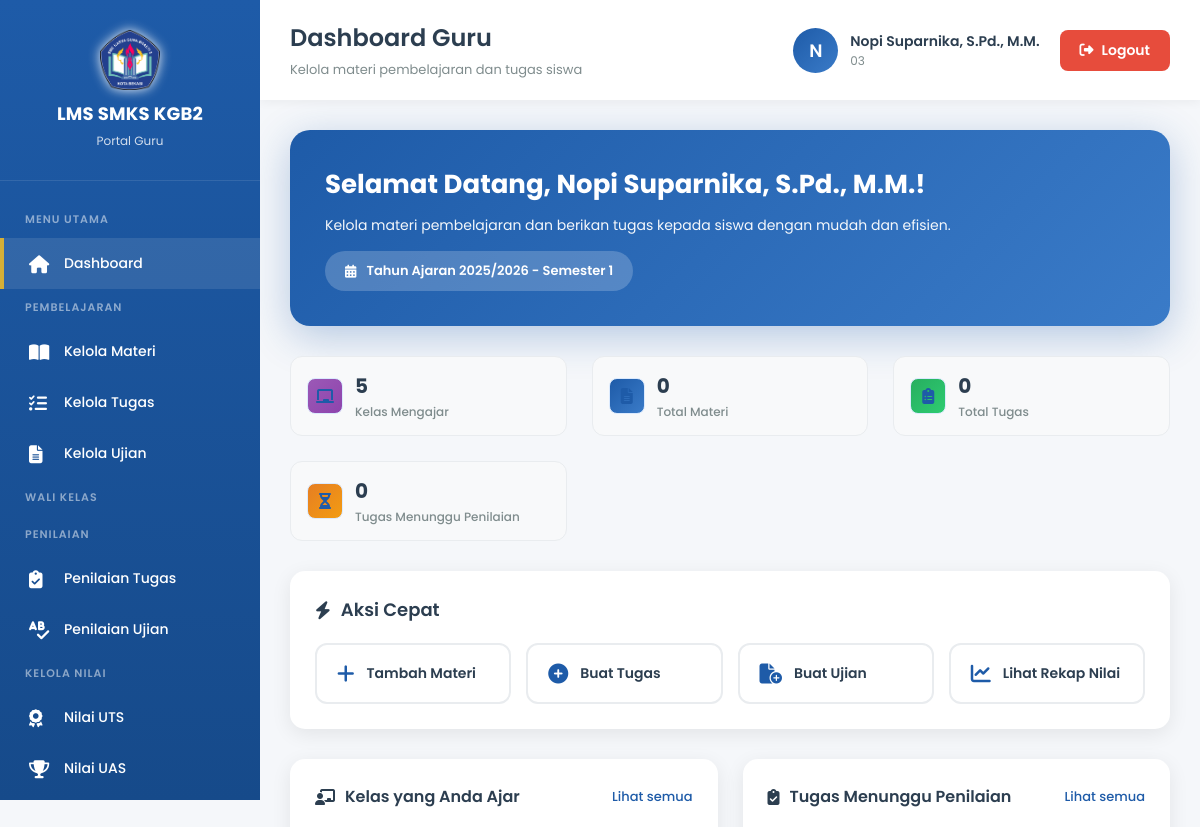
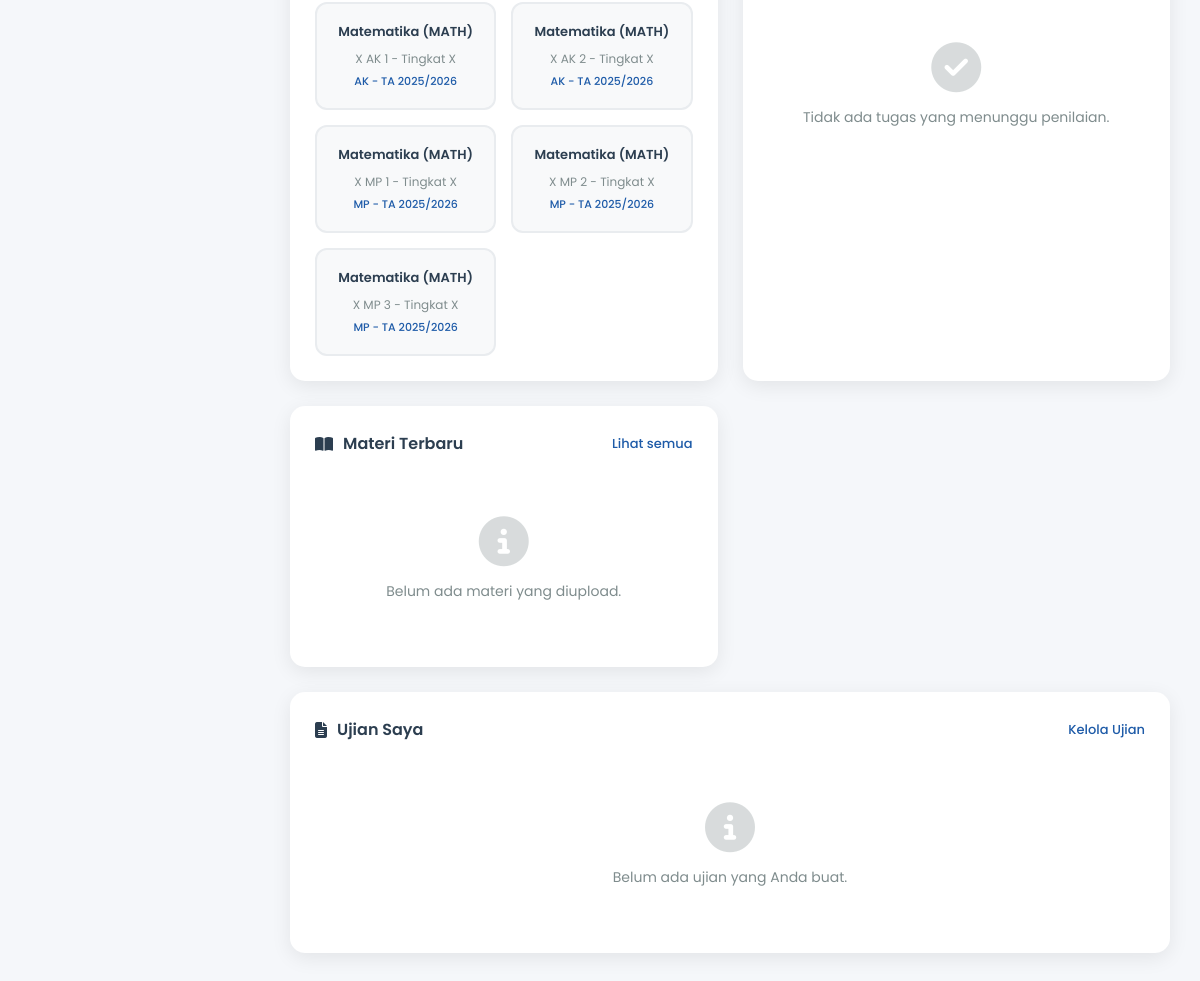
Page /guru/dashboard.php (signed in) on the committed database (2 pictures, top to bottom).
### tables this page shows
CREATE TABLE `tahun_ajaran` (
  `id` int(11) NOT NULL,
  `nama_tahun_ajaran` varchar(20) NOT NULL,
  `semester` enum('1','2') NOT NULL DEFAULT '1',
  `tanggal_mulai` date NOT NULL,
  `tanggal_selesai` date NOT NULL,
  `is_active` tinyint(1) NOT NULL DEFAULT 0,
  `created_at` timestamp NOT NULL DEFAULT current_timestamp(),
  `updated_at` timestamp NOT NULL DEFAULT current_timestamp() ON UPDATE current_timestamp()
);

CREATE TABLE `assignment_guru` (
  `id` int(11) NOT NULL,
  `guru_id` int(11) NOT NULL,
  `mapel_id` int(11) NOT NULL,
  `kelas_id` int(11) NOT NULL,
  `tahun_ajaran_id` int(11) NOT NULL,
  `kkm` int(11) DEFAULT NULL,
  `created_at` timestamp NOT NULL DEFAULT current_timestamp(),
  `updated_at` timestamp NOT NULL DEFAULT current_timestamp() ON UPDATE current_timestamp()
);

CREATE TABLE `mata_pelajaran` (
  `id` int(11) NOT NULL,
  `kode_mapel` varchar(20) NOT NULL,
  `nama_mapel` varchar(100) NOT NULL,
  `kategori` enum('Umum','Produktif','Muatan Lokal') NOT NULL,
  `created_at` timestamp NOT NULL DEFAULT current_timestamp(),
  `updated_at` timestamp NOT NULL DEFAULT current_timestamp() ON UPDATE current_timestamp()
);

CREATE TABLE `kelas` (
  `id` int(11) NOT NULL,
  `tingkat` enum('X','XI','XII') NOT NULL,
  `jurusan_id` int(11) NOT NULL,
  `rombel` int(2) NOT NULL,
  `nama_kelas` varchar(50) NOT NULL,
  `wali_kelas_id` int(11) DEFAULT NULL,
  `created_at` timestamp NOT NULL DEFAULT current_timestamp(),
  `updated_at` timestamp NOT NULL DEFAULT current_timestamp() ON UPDATE current_timestamp()
);

CREATE TABLE `jurusan` (
  `id` int(11) NOT NULL,
  `kode_jurusan` varchar(10) NOT NULL,
  `nama_jurusan` varchar(100) NOT NULL,
  `singkatan` varchar(10) NOT NULL,
  `deskripsi` text DEFAULT NULL,
  `created_at` timestamp NOT NULL DEFAULT current_timestamp(),
  `updated_at` timestamp NOT NULL DEFAULT current_timestamp() ON UPDATE current_timestamp()
);

### guru/dashboard.php (the view, shortened to what the rows shown need)
<?php
require_once '../config/database.php';
require_once '../includes/functions.php';
$guru_id = $_SESSION['user_id'];
$tahun_ajaran_aktif = get_tahun_ajaran_aktif();
$sql_kelas = "SELECT ag.id as assignment_id,
                     mp.nama_mapel, mp.kode_mapel,
                     k.nama_kelas, k.tingkat,
                     j.nama_jurusan, j.singkatan,
                     ta.nama_tahun_ajaran
              FROM assignment_guru ag
              JOIN mata_pelajaran mp ON ag.mapel_id = mp.id
              JOIN kelas k ON ag.kelas_id = k.id
              JOIN jurusan j ON k.jurusan_id = j.id
              JOIN tahun_ajaran ta ON ag.tahun_ajaran_id = ta.id
              WHERE ag.guru_id = '$guru_id'";
if ($tahun_ajaran_aktif) {
    $sql_kelas .= " AND ag.tahun_ajaran_id = '{$tahun_ajaran_aktif['id']}'";
}
$sql_kelas .= " ORDER BY k.tingkat, k.nama_kelas, mp.nama_mapel";
$result_kelas = query($sql_kelas);
$kelas_list = fetch_all($result_kelas);
?>
<!DOCTYPE html>
<html lang="id">
<head>
    <link rel="stylesheet" href="https://cdnjs.cloudflare.com/ajax/libs/font-awesome/6.4.0/css/all.min.css">
</head>
<body>
    <aside class="sidebar">
        <div class="sidebar-header">
            <h2>LMS SMKS KGB2</h2>
        </div>
    </aside>
    <main class="main-content">
        <nav class="top-navbar">
            <div class="navbar-title">
                <h1>Dashboard Guru</h1>
            </div>
        </nav>
        <div class="content-area">
            <div class="welcome-card">
                <div class="welcome-content">
                    <h2>Selamat Datang, <?php echo htmlspecialchars(($_SESSION['nama_lengkap']) ?? ''); ?>!</h2>
                    <p>Kelola materi pembelajaran dan berikan tugas kepada siswa dengan mudah dan efisien.</p>
                    <?php if ($tahun_ajaran_aktif): ?>
                        <div class="tahun-ajaran-badge">
                            <i class="fas fa-calendar-alt"></i>
                            Tahun Ajaran <?php echo htmlspecialchars(($tahun_ajaran_aktif['nama_tahun_ajaran']) ?? ''); ?> - Semester <?php echo $tahun_ajaran_aktif['semester']; ?>
                        </div>
                    <?php endif; ?>
                </div>
            </div>
                <div class="content-grid">
                    <div class="content-panel">
                        <?php if (!empty($kelas_list)): ?>
                            <div class="kelas-grid">
                                <?php foreach ($kelas_list as $k): ?>
                                    <a class="kelas-card" href="materi/index.php?assignment_id=<?php echo (int)$k['assignment_id']; ?>">
                                        <div class="mapel-name"><?php echo htmlspecialchars(($k['nama_mapel']) ?? ''); ?> (<?php echo htmlspecialchars(($k['kode_mapel']) ?? ''); ?>)</div>
                                        <div class="kelas-name"><?php echo htmlspecialchars(($k['nama_kelas']) ?? ''); ?> - Tingkat <?php echo htmlspecialchars(($k['tingkat']) ?? ''); ?></div>
                                        <div class="jurusan"><?php echo htmlspecialchars(($k['singkatan']) ?? ''); ?> - TA <?php echo htmlspecialchars(($k['nama_tahun_ajaran']) ?? ''); ?></div>
                                    </a>
                                <?php endforeach; ?>
                            </div>
                        <?php endif; ?>
                    </div>
                </div>
            </div>
    </main>
</body>
</html>

### rows in the picture
tahun_ajaran: nama_tahun_ajaran "2025/2026", semester "1"
assignment_guru: mapel.nama_mapel "Matematika", mapel.kode_mapel "MATH", kelas.nama_kelas "X AK 1", kelas.tingkat "X", jurusan.singkatan "AK", tahun_ajaran.nama_tahun_ajaran "2025/2026"
assignment_guru: mapel.nama_mapel "Matematika", mapel.kode_mapel "MATH", kelas.nama_kelas "X AK 2", kelas.tingkat "X", jurusan.singkatan "AK", tahun_ajaran.nama_tahun_ajaran "2025/2026"
assignment_guru: mapel.nama_mapel "Matematika", mapel.kode_mapel "MATH", kelas.nama_kelas "X MP 1", kelas.tingkat "X", jurusan.singkatan "MP", tahun_ajaran.nama_tahun_ajaran "2025/2026"
assignment_guru: mapel.nama_mapel "Matematika", mapel.kode_mapel "MATH", kelas.nama_kelas "X MP 2", kelas.tingkat "X", jurusan.singkatan "MP", tahun_ajaran.nama_tahun_ajaran "2025/2026"
assignment_guru: mapel.nama_mapel "Matematika", mapel.kode_mapel "MATH", kelas.nama_kelas "X MP 3", kelas.tingkat "X", jurusan.singkatan "MP", tahun_ajaran.nama_tahun_ajaran "2025/2026"

### other values in the picture
substr($_SESSION['nama_lengkap'], 0, 1) "N"
$_SESSION['nama_lengkap'] "Nopi Suparnika, S.Pd., M.M."
$_SESSION['kode_guru'] "03"
$total_assignment "5"
$total_materi "0"
$total_tugas "0"
$tugas_pending "0"
